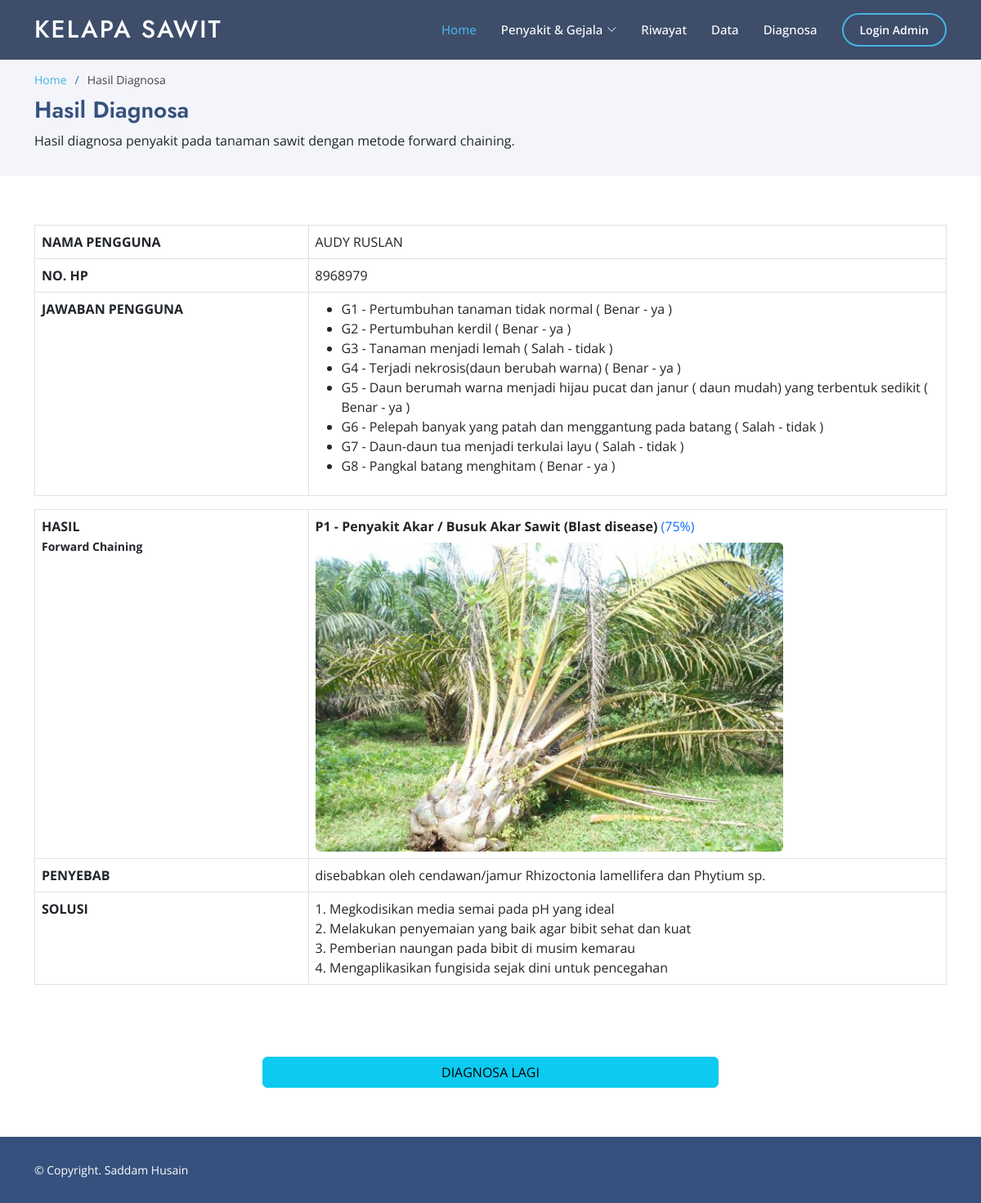
The page /diagnosa_hasil.php?id=317 on the database its author committed.
### tables this page shows
CREATE TABLE `user` (
  `user_id` int(11) NOT NULL,
  `user_nama` varchar(255) NOT NULL,
  `user_hp` varchar(255) NOT NULL,
  `user_hasil` text DEFAULT NULL
);

CREATE TABLE `user_input` (
  `id` int(11) NOT NULL,
  `user` int(11) DEFAULT NULL,
  `gejala` varchar(11) NOT NULL,
  `nilai` int(11) DEFAULT NULL
);

CREATE TABLE `gejala` (
  `gej_id` int(11) NOT NULL,
  `gej_inisial` varchar(10) NOT NULL,
  `gej_nama` varchar(255) NOT NULL,
  `img_gejala` varchar(256) NOT NULL
);

CREATE TABLE `alternatif` (
  `alt_id` int(11) NOT NULL,
  `alt_inisial` varchar(255) NOT NULL,
  `alt_nama` varchar(255) NOT NULL,
  `alt_penyebab` text NOT NULL,
  `alt_solusi` text NOT NULL,
  `img_penyakit` varchar(256) NOT NULL
);

### diagnosa_hasil.php (the view, shortened to what this page needs)
<?php include 'header.php'; ?>
<?php mysqli_query($koneksi, "delete from tmp_kecocokan"); ?>
<main id="main">
    <section id="breadcrumbs" class="breadcrumbs">
        <div class="container">
            <ol>
                <li><a href="index.php">Home</a></li>
                <li>Hasil Diagnosa</li>
            </ol>
            <h2>Hasil Diagnosa</h2>
            <p class="text-dark">Hasil diagnosa penyakit pada tanaman sawit dengan metode forward chaining.</p>
        </div>
    </section>
    <section class="inner-page">
        <div class="container">
            <?php
            if (isset($_GET['id']) && $_GET['id'] != "") {
            ?>
                <?php
                $id_user = $_GET['id'];
                $data = mysqli_query($koneksi, "select * from user where user.user_id='$id_user'");
                $cek = mysqli_num_rows($data);
                if ($cek > 0) {
                    while ($d = mysqli_fetch_array($data)) {
                ?>
                        <div class="table-responsive">
                            <table class="table table-bordered text-left">
                                <tr>
                                    <th width="30%">NAMA PENGGUNA</th>
                                    <td class="text-uppercase"><?php echo $d['user_nama']; ?></td>
                                </tr>
                                <tr>
                                    <th width="30%">NO. HP</th>
                                    <td><?php echo $d['user_hp']; ?></td>
                                </tr>
                                <tr>
                                    <th width="30%">JAWABAN PENGGUNA</th>
                                    <td>
                                        <ul>
                                            <?php
                                            $user_input = mysqli_query($koneksi, "select * from user_input,gejala where user_input.gejala=gejala.gej_inisial and
                                        user_input.user='$id_user'");
                                            while ($i = mysqli_fetch_array($user_input)) {
                                            ?>
                                                <li>
                                                    <?php echo $i['gej_inisial'] . " - " . $i['gej_nama']; ?>
                                                    <?php
                                                    if ($i['nilai'] == "0") {
                                                        echo "( Salah - tidak )";
                                                    } else {
                                                        echo "( Benar - ya )";
                                                    }
                                                    ?>
                                                </li>
                                            <?php
                                            }
                                            ?>
                                        </ul>
                                    </td>
                                </tr>
                            </table>
                        </div>
                        <?php
                        $arr_inputan = array();
                        $user_input = mysqli_query($koneksi, "select * from user_input,gejala where user_input.gejala=gejala.gej_inisial and
                    user_input.user='$id_user' and user_input.nilai='1'");
                        while ($i = mysqli_fetch_array($user_input)) {
                            $ii = $i['gejala'];
                            array_push($arr_inputan, $ii);
                        }
                        $hasil = $d['user_hasil'];
                        $h = explode(",", $hasil);
                        $arr_hasil = array();
                        for ($a = 0; $a < count($h); $a++) {
                            $p = 0;
                            for ($i = 0; $i < count($arr_inputan); $i++) {
                                $inputan = $arr_inputan[$i];
                                $id_alternatif = $h[$a];
                                $kecocokan = mysqli_query($koneksi, "select * from kecocokan,gejala where kec_alternatif='$id_alternatif' and
                            kec_gejala=gej_id and kec_nilai='1'");
                                while ($k = mysqli_fetch_array($kecocokan)) {
                                    if ($k['gej_inisial'] == $inputan) {
                                        $p++;
                                    }
                                }
                            }
                            $jk = mysqli_num_rows($kecocokan);
                            $x = array(
                                "alternatif" => $id_alternatif,
                                "ada" => $p,
                                "jumlah" => mysqli_num_rows($kecocokan),
                                "persen" => $p / $jk * 100,
                            );
                            if (!in_array($x, $arr_hasil)) {
                                array_push($arr_hasil, $x);
                            }
                        }
                        ?>
                        <?php
                        usort($arr_hasil, function ($a, $b) {
                            return $b['persen'] <=> $a['persen'];
                        });
                        $arr_hasil2 = array();
                        for ($a = 0; $a < count($arr_hasil); $a++) {
                            $p = $arr_hasil[0]['persen'];
                            if ($arr_hasil[$a]['persen'] > $p) {
                                $x = array(
                                    "alternatif" => $arr_hasil[$a]['alternatif'],
                                    "ada" => $arr_hasil[$a]['ada'],
                                    "jumlah" => $arr_hasil[$a]['jumlah'],
                                    "persen" => $arr_hasil[$a]['persen'],
                                );
                                $arr_hasil[0] = $x;
                            } else if ($arr_hasil[$a]['persen'] == $p) {
                                $x = array(
                                    "alternatif" => $arr_hasil[$a]['alternatif'],
                                    "ada" => $arr_hasil[$a]['ada'],
                                    "jumlah" => $arr_hasil[$a]['jumlah'],
                                    "persen" => $arr_hasil[$a]['persen'],
                                );
                                array_push($arr_hasil2, $x);
                            }
                        }
                        $arr_hasil = $arr_hasil2;
                        ?>
                        <div class="table-responsive">
                            <table class="table table-bordered text-left">
                                <?php
                                $hasil = $d['user_hasil'];
                                if ($hasil != "0") {
                                    for ($a = 0; $a < count($arr_hasil); $a++) {
                                        $x = $arr_hasil[$a]['alternatif'];
                                        $alternatif = mysqli_query($koneksi, "select * from alternatif where alternatif.alt_id='$x'");
                                        while ($k = mysqli_fetch_array($alternatif)) {
                                ?>
                                            <tr>
                                                <th width="30%">HASIL <br /> <small>Forward Chaining</small></th>
                                                <td>
                                                    <?php
                                                    $ada = $arr_hasil[$a]['ada'];
                                                    $jumlah = $arr_hasil[$a]['jumlah'];
                                                    $persen = $ada / $jumlah * 100;
                                                    ?>
                                                    <b><?php echo $k['alt_inisial']; ?> - <?php echo $k['alt_nama']; ?></b>
                                                    <span class="text-primary">(<?php echo round($persen, 2) . "%"; ?>)</span>
                                                    <img class="img-fluid rounded mt-2 w-75" src="images/penyakit/<?php echo $k['img_penyakit']; ?>" alt="">
                                                </td>
                                            </tr>
                                            <tr>
                                                <th width="30%">PENYEBAB</th>
                                                <td><?php echo $k['alt_penyebab']; ?></td>
                                            </tr>
                                            <tr>
                                                <th width="30%">SOLUSI</th>
                                                <td><?php echo nl2br($k['alt_solusi']); ?> </td>
                                            </tr>
                                    <?php
                                        }
                                    }
                                }
                                ?>
                            </table>
                        </div>
            <?php
                    }
                } else {
                    header("location:diagnosa.php");
                }
            }
            ?>
            <br>
            <center>
                <a class="btn btn-info mt-5 w-50" href="diagnosa.php">DIAGNOSA LAGI</a>
            </center>
        </div>
    </section>
</main>
<?php include 'footer.php'; ?>

### assets_depan/css/style.css (style rules this page uses)
body { font-family: "Open Sans", sans-serif; color: #444444; }
a { color: #47b2e4; text-decoration: none; }
h1, h2, h3, h4, h5, h6 { font-family: "Jost", sans-serif; }
section { padding: 60px 0; overflow: hidden; }
.breadcrumbs { padding: 15px 0; background: #f3f5fa; min-height: 40px; margin-top: 72px; }
.breadcrumbs h2 { font-size: 28px; font-weight: 600; color: #37517e; }
.breadcrumbs ol { display: flex; flex-wrap: wrap; list-style: none; padding: 0 0 10px 0; margin: 0; font-size: 14px; }
.breadcrumbs ol li+li { padding-left: 10px; }
.breadcrumbs ol li+li::before { display: inline-block; padding-right: 10px; color: #4668a2; content: "/"; }

### rows shown on the page
user: user_nama "AUDY RUSLAN", user_hp "8968979"
user_input: gejala.gej_inisial "G1", gejala.gej_nama "Pertumbuhan tanaman tidak normal", nilai "( Benar - ya )"
user_input: gejala.gej_inisial "G2", gejala.gej_nama "Pertumbuhan kerdil", nilai "( Benar - ya )"
user_input: gejala.gej_inisial "G3", gejala.gej_nama "Tanaman menjadi lemah", nilai "( Salah - tidak )"
user_input: gejala.gej_inisial "G4", gejala.gej_nama "Terjadi nekrosis(daun berubah warna)", nilai "( Benar - ya )"
user_input: gejala.gej_inisial "G5", gejala.gej_nama "Daun berumah warna menjadi hijau pucat dan janur ( daun mudah) yang terbentuk sedikit", nilai "( Benar - ya )"
user_input: gejala.gej_inisial "G6", gejala.gej_nama "Pelepah banyak yang patah dan menggantung pada batang", nilai "( Salah - tidak )"
user_input: gejala.gej_inisial "G7", gejala.gej_nama "Daun-daun tua menjadi terkulai layu", nilai "( Salah - tidak )"
user_input: gejala.gej_inisial "G8", gejala.gej_nama "Pangkal batang menghitam", nilai "( Benar - ya )"
alternatif: alt_inisial "P1", alt_nama "Penyakit Akar / Busuk Akar Sawit (Blast disease)", persen "75", img_penyakit (picture), alt_penyebab "disebabkan oleh cendawan/jamur Rhizoctonia lamellifera dan Phytium sp.", alt_solusi "1. Megkodisikan media semai pada pH yang ideal 2. Melakukan penyemaian yang baik agar bibit sehat dan kuat 3. Pemberian naungan pada bibit di musim kemarau 4. Mengaplikasikan fungisida sejak dini untuk pencegahan"
